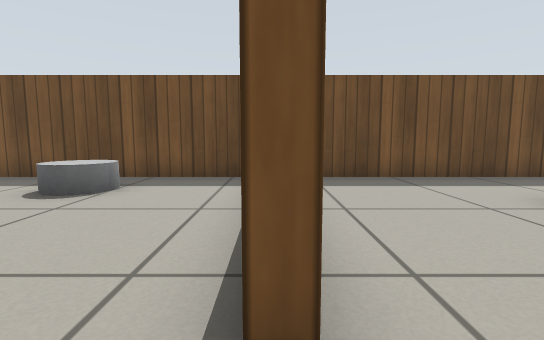
View 1 (above)

16 first-person views from a walk through a world built for the Gazebo simulator. The camera is 0.48 m above the floor, tilts 6° down and sees 85° across. The floor is counted in squares, 0.5 m on a side. Each view is taken from the middle of a square. On the plan, view 1 faces up. The plan holds only what a view shows up to about 11 squares ahead; the rest is blank. The place goes on beyond the plan. Simple patterns stand in for the simulator's built-in surfaces.

View 2
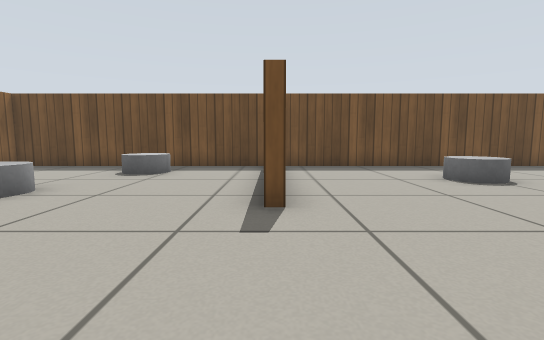

View 3
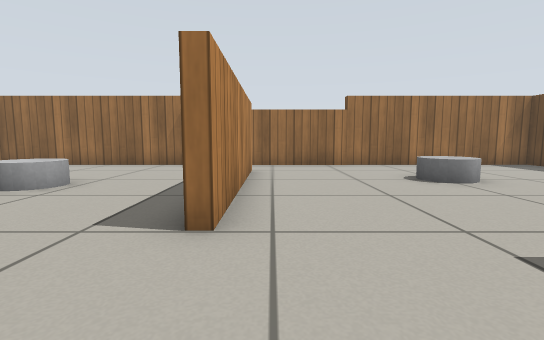

View 4
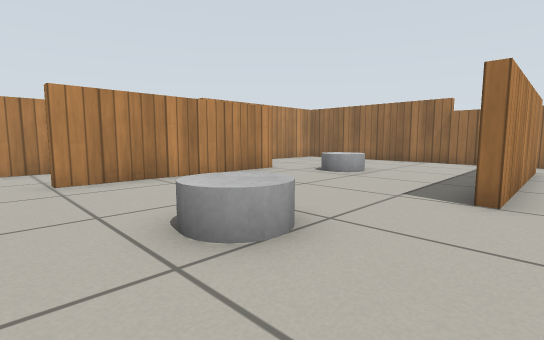

View 5
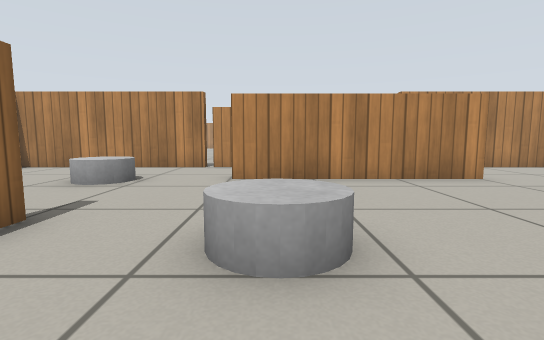

View 6
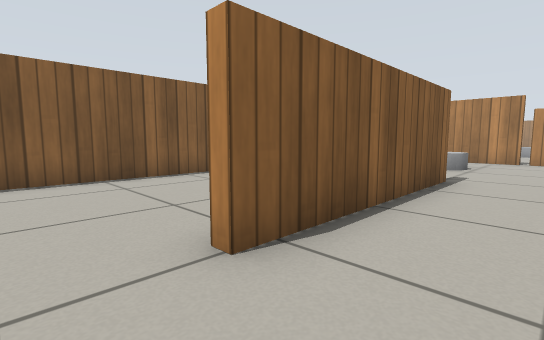

View 7
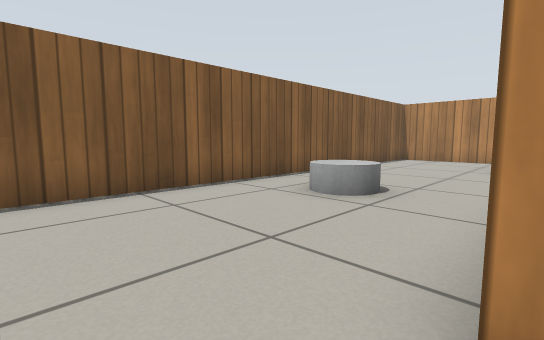

View 8
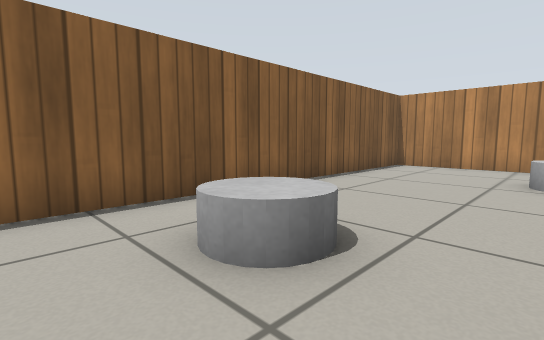

View 9
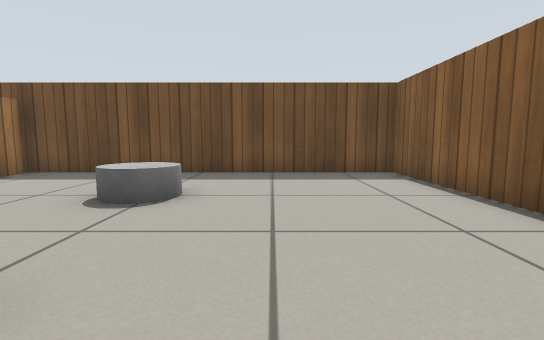

View 10
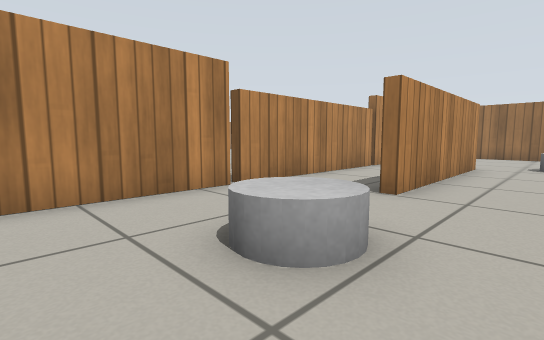

View 11
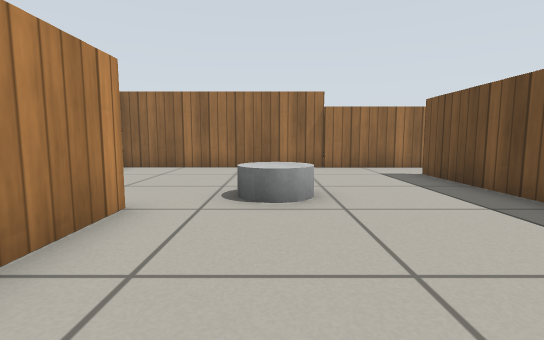

View 12
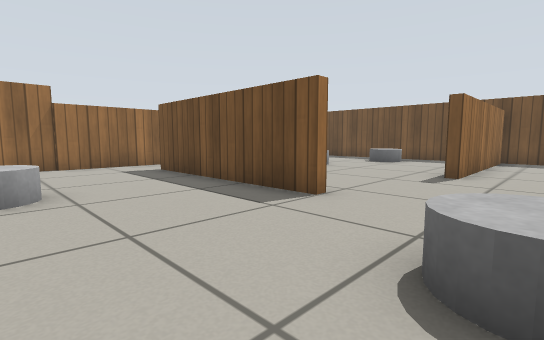

View 13
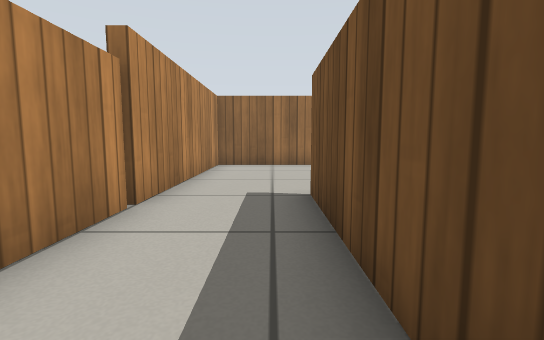

View 14
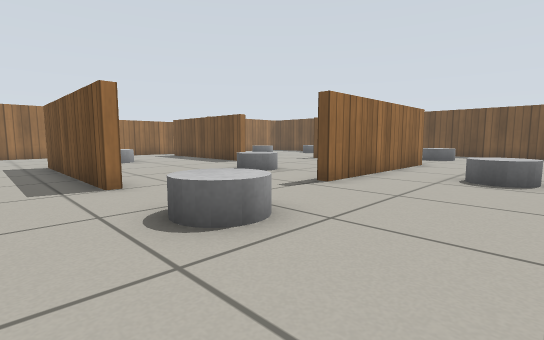

View 15
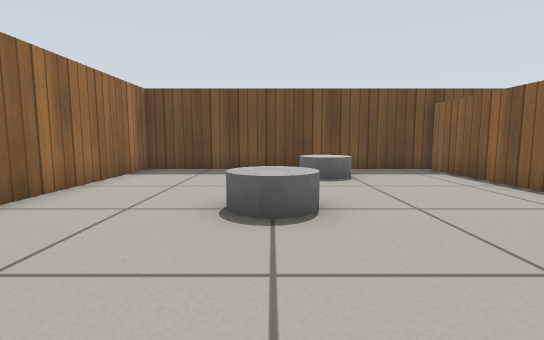

View 16
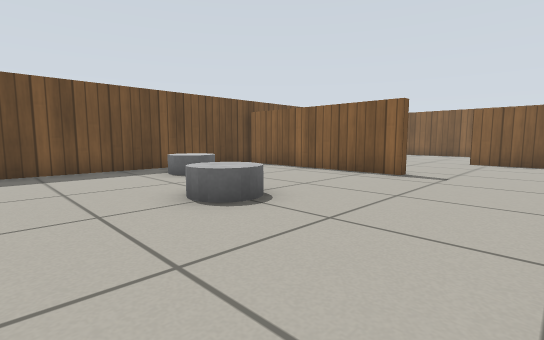

### Floor plan
Points are (right, up) in squares from view 1. A wall is a line through its corners. A room is listed if a view was taken in it or the views show most of it. See-through windows are left out.
Room 1 (views 1, 2, 3, 4, 5, 6, 7, 8, 9, 10, 11, 12, 13, 14, 15, 16)
walls: (-0.1, 1) (-0.1, 7.1); (5.2, 0.6) (5.2, -5.5); (4.9, -5.5) (4.9, 0.6); (3, -9.3) (-3.1, -9.3); (-3.1, -9) (3, -9); (-7.1, -2.6) (-1, -2.6) (-1, -2.9) (-7.1, -2.9); (0.2, 7.1) (0.2, 1); (4.2, -12) (10.4, -12) (10.4, 7.4) (-8.9, 7.4) (-8.9, -12) (4, -12)
ways out: gap at (-2, -12); gap at (4, -12)
objects: grey cylinder (-6, 2) to (-4, 3); grey cylinder (-5, -8) to (-3, -6); grey cylinder (-4, 5) to (-3, 6); grey cylinder (1, -5) to (3, -4); grey cylinder (4, 3) to (5, 5); grey cylinder (5, -9) to (6, -8); grey cylinder (7, -4) to (9, -2)

Positions as (right, up) in squares from view 1, and headings:
1: (0, 0), facing up
2: (0, -3), facing up
3: (2, -2), facing left
4: (4, -2), facing down-left
5: (2, -2), facing down
6: (3, 2), facing down-right
7: (5, 2), facing down-right
8: (6, -1), facing down-right
9: (7, -1), facing up
10: (8, -7), facing down-left
11: (1, -7), facing left
12: (2, -7), facing up-left
13: (2, -10), facing left
14: (9, -11), facing up-left
15: (-5, -2), facing up
16: (-8, -2), facing up-right
